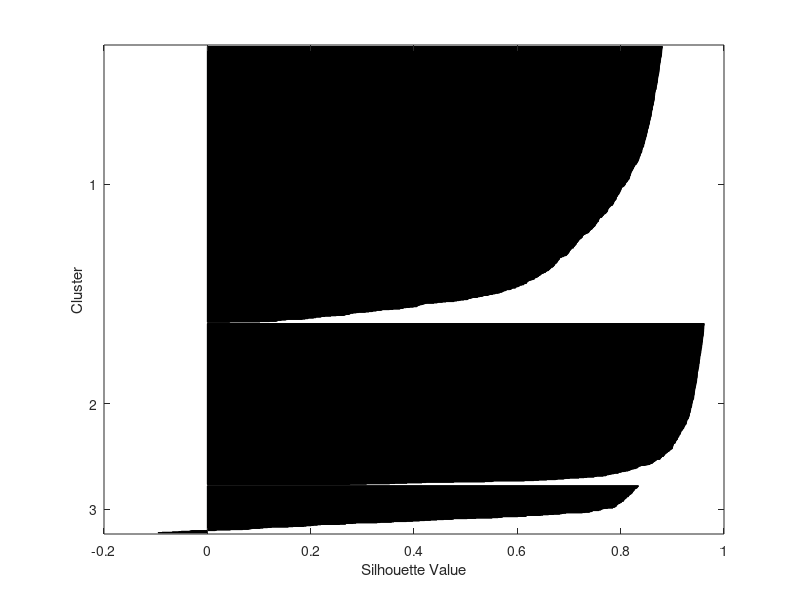
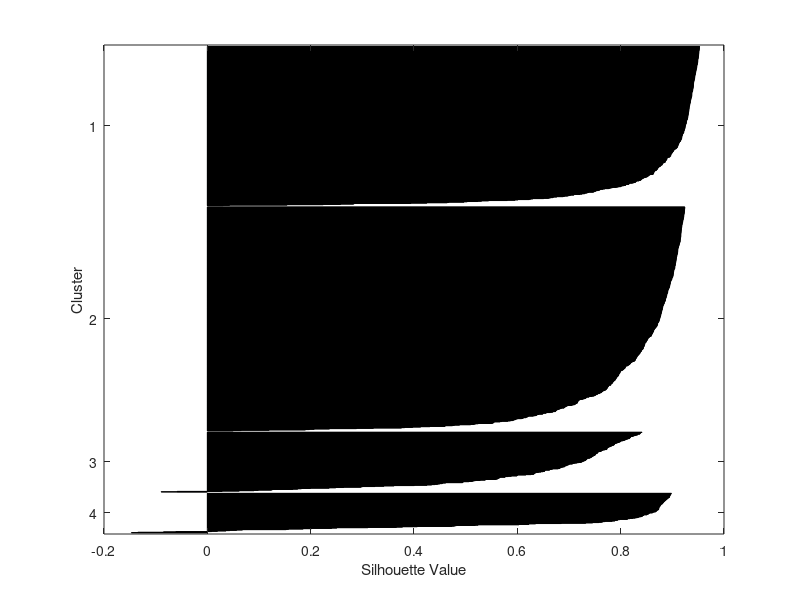
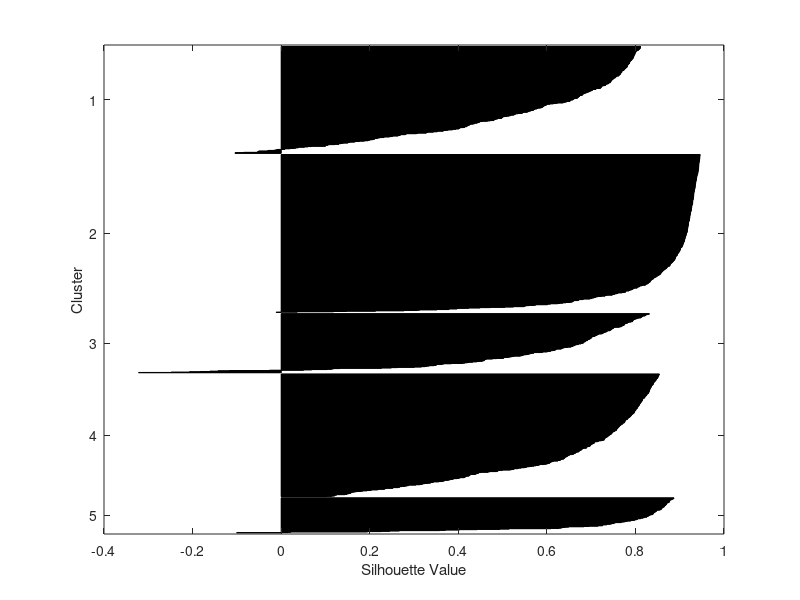
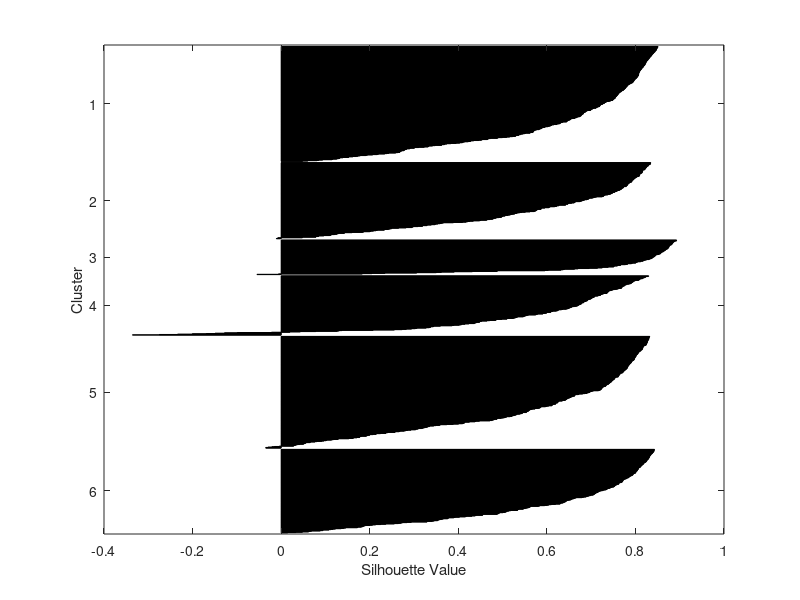

Source code (MATLAB) for these figures, in order:

loadMatFile = load('lab2_generate_gauss_others.mat');
data = loadMatFile.data;
amountOfClusters=0
winnerAverage=0

for i=3:8
    kMeansCalc=kmeans(data,i);
    silicCalc=silhouette(data, kMeansCalc);
    average=mean(silicCalc);
    if average>=winnerAverage
        winnerAverage=average;
        amountOfClusters=i;
    end
end

%kMeansCalc=kmeans(data,8);
%silicCalc=silhouette(data, kMeansCalc)
%average=mean(silicCalc)
%i = 3 ; 0,70 Sometimes winner
%i = 4 ; 0,81 Usually Winner
%i = 5 ; 0,80
%i = 6 ; 0,62
%i = 7 ; 0,70
%i = 8 ; 0,62